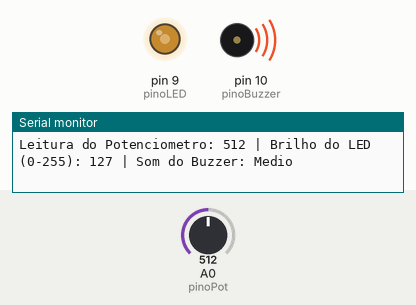
Simulated run of this sketch. Board: Arduino Uno, built with avr-gcc and run on an emulated ATmega328P. On the bench: output pins drawn as LEDs (lit = HIGH), buzzer (waves = sounding), the last lines printed to the serial monitor. The test bench sets the inputs (shaded band); at power-on: A0 (pinoPot) = 512.

Above: at 1.2 s.
1.3 s: A0 (pinoPot) set to 306
At 2.6 s:
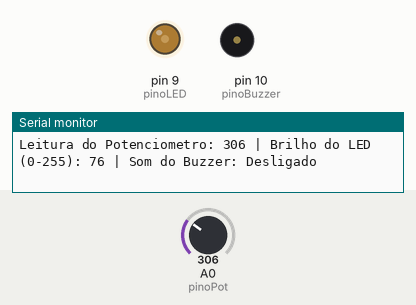
2.9 s: A0 (pinoPot) set to 90
At 3.5 s:
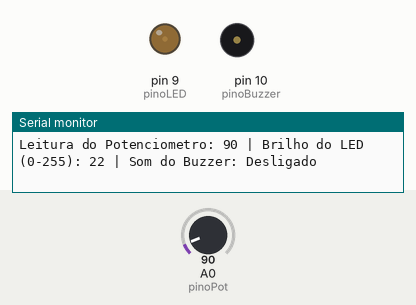
4.4 s: A0 (pinoPot) set to 900
At 5.2 s:
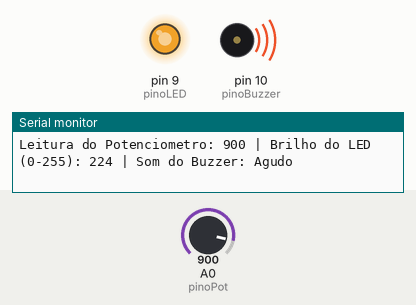
5.9 s: A0 (pinoPot) set to 0
At 6.8 s:
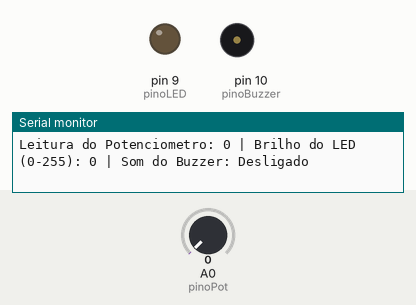
7.4 s: A0 (pinoPot) set to 716
At 7.7 s:
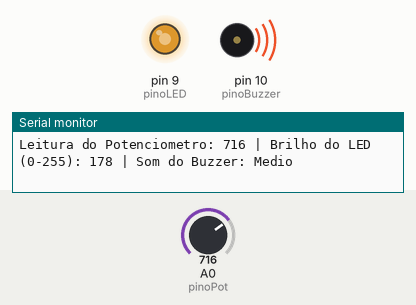
8.9 s: A0 (pinoPot) set to 511
At 9.4 s:
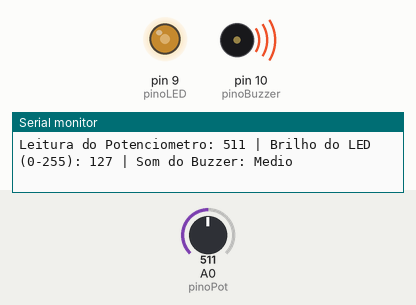
Timing chart, 0 to 11.4 s (numbered marks = the images above; inputs shaded):
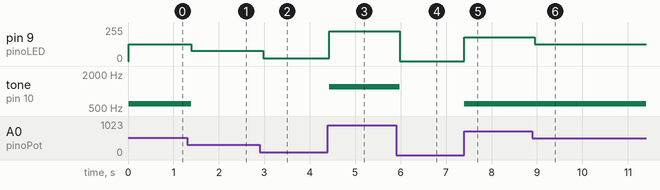

The sketch:

16_C.ino
```cpp
// 16° Projeto(c): Potenciômetro
// Gabriel Sassati da Costa


/* Constantes do pino: utilizar 'const int' documenta a função de
cada pino e evita alterações acidentais durante a execucção do programa. */
const int pinoPot = A0; // Entrada analógica (0..5V -> 0..1023 no ADC de 10 bits)
const int pinoLED = 9; // Saída PWM (resolução padrão de 8 bits: 0..255) para brilho do LED
const int pinoBuzzer = 10; /* Mesmo que as funções tone() e noTone() aceitem diretamnete o numero do
pino (por exemplo, tone(10, 1000)), ainda é uma boa prática declarar uma constante para representar
esse pino.*/

/* Variável global de leitura: a variável 'valorPot' armazena a leitura bruta do ADC (10 bits) e é mantida
como global para facilitar seu uso em diferentes partes do código. */
int valorPot = 0;

void setup() {
  pinMode(pinoLED, OUTPUT);
  pinMode(pinoBuzzer, OUTPUT);
  pinMode(pinoPot, INPUT);

  Serial.begin(9600);
  Serial.println("=== Sistema inciado ===");
  Serial.println("Gire o potenciômetro para controlar o brilho do LED");
}

void loop() {
/*
   Leitura analógica (ADC de 10 bits): O comandfo analogRead(pinoPot) realiza a amostragem da tensão presente no
pino A0 e converte esse valor em número inteiro de 10 bits, dentro do intervalo de 0 a 1023.
   - 0 representa aproximadamente 0V
   - 1023 representa aproximadamente Vref (geralmente 5V ou 3,3V, dependendo da placa utilizada)
   Observação: o intervalo de 0 a 1023 corresponde a 1024 níveis possíveis (resolução de 10 bits = 2^10).
*/
  valorPot = analogRead(pinoPot);

  /*
  Reescaça de 10 bits para 8 bits (PWM):
  Por que reescalar?
   - O ADC fornece uma leitura de 10 bits: 0 a 1023 (medida de tensão)
   - O PWM do comando analogWrite() utiliza resolução de 8 bits: 0 a 255 (duty cycle do temporizador)
  Portando, realizamos uma conversão linear da faixa de entrada (0 a 1023) para a faixa de saída (0 a 255).

  Fórmula usada pela função map() (conceito):
   out = (in - in_min) * (out_max - out_min) / (in_max - in_min) + out_min

  Aplicando aos nossos limites:
   in_min = 0, in_max = 1023, out_min = 0, out_max = 255
   exemplo: in = 512 -> out ~ 128 (metade do brilho)

  Detalhes de implementação:
   - A função map() retorna um valor do tipo long; ao armazená-lo em uma variável do tipo int, o valor permance
   correto dentro da faixa de 0 a 255.
   - O PWM de 8 bits gera 256 níveis de duty cycle (0 a 255), onde:
     0 -> 0% (sempre desligado)
     255 -> 100% (sempre ligado durante o período do PWM)
*/
  int valorLed = map(valorPot, 0, 1023, 0, 255);

/*
Escrita PWM (8 bits) no LED: analogWrite(pinoLEDm valorLed) ajustao duty cycle do PWM no pino D9. Isso controla o
brilho percebido do LED de forma proporcional ao valor 0..255.
*/
  analogWrite(pinoLED, valorLed);

  /*
Acionamento do buzzer por FAIXAS de brilho.
  Estrutura e critério:
  - Primeiro, é testada a faixa mais alta (valorLed > 200).
  - Em seguida, a faixa intermediária (valorLed > 100).
  - Por fim, o bloco else cobre os valores de 0 a 100.

  A ordem é propositalmente decrescente: ao avaliar primeiro as faixas mais altas, evitamos sobreposição de
condições e garantimos que apenas um bloco seja executado. Assim, o fluxo lógico permanece determinístico (isto é,
com um único resultado possível para cada valor analisado).

Por que usar o operador '>' e faixas em vez de igualdade ('==')?
  - A leitura analógica não é estável; variações elétricas, ruídos e pequenas tolerâncias nos componentes fazem o
valor oscilar constantemente.
  - Comparar um valor exato (por exemplo, valorLed == 200) tornaria o buzzer intermitente, ligando e desligando
rapidamente conforme o valor flutua.
  - Definir intervalos (faixas) cria zonas de operação estáveis, permitindo uma resposta mais previsível e agradável.
Por que a faixa "acima de 200" é considerada alta e "acima de 100" intermediária?
  - O valor máximo possível de PWM é 255 (8 bits).
  - 200 representa cerca de 78% do valor máximo (200 / 255 ~ 0,78), ou seja, um nível de brilho e intensidade
próximos ao limite superior — por isso, é classificado como a faixa "alta".
  - 100 representa cerca de 39% do valor máximo (100 / 255 ~ 0,39), ou seja, um brilho moderado, no meio da
escala — por isso, é a faixa "média".
  - Valores abaixo de 100 (menores que ~40% do brilho máximo) são considerados baixos e, portanto, o buzzer
permanece desligado.

  Intervalos resultantes com base nos comparadores usados:
  - Faixa alta: valorLed & [201..255] -> tom agudo (1200 Hz)
  - Faixa média: valorLed & [101..200] -> tom médio (600 Hz)
  - Faixa baixa: valorLed & [0..100] -> buzzer desligado

*Observação: Os limiares de 100 e 200 são referências didáticas, escolhidas para dividir a escala de 0 a 255 em três
zonas bem perceptíveis. Em aplicações práticas, esses limites podem ser ajustados de acordo com o tipo de sensor, a
resposta do atuador ou o conforto auditivo desejado.
*/
  if (valorLed > 200) {
    tone(pinoBuzzer, 1200); // Faixa ALTA: frequência maior (som mais agudo)
}
  else if (valorLed > 100) {
    tone(pinoBuzzer, 600); // Faixa MEDIA: frequência intermediaria
}
  else {
    noTone(pinoBuzzer); // Faixa BAIXA: sem emissão sonora
}

  /* Saída no Monitor Serial (diagnóstico coerente com as faixas acima): A impressão textual reflete exatamente a
mesma lógica de faixas utilizada no bloco do buzzer. Mantém-se uma correspondência direta (1:1) entre cada
condição e seu respectivo rótulo, evitando inconsistências entre o som emitido e a mensagem exibida na saída serial.
*/

  Serial.print("Leitura do Potenciometro: ");
  Serial.print(valorPot);
  Serial.print(" | Brilho do LED (0-255): ");
  Serial.print(valorLed);
  Serial.print(" | Som do Buzzer: ");
  if (valorLed > 200) {
    Serial.println("Agudo");
}
  else if (valorLed > 100) {
    Serial.println("Medio");
}
  else {
    Serial.println("Desligado");
}

  /* Ritmo de atualização: delay(100) reduz a taxa de impressão e suaviza a observação dos valores. Ajustável
conforme necessidade (p.ex., 50 ms para resposta mais rápida). */
delay(100);
}
```

Measured:
- after the input at 1.3 s, pin 9 (pinoLED): 127/255 → 76/255 after 0.09 s; tone on pin 10 (pinoBuzzer): 600 Hz → silent after 0.09 s
- after the input at 2.9 s, pin 9 (pinoLED): 76/255 → 22/255 after 0.08 s
- after the input at 4.4 s, pin 9 (pinoLED): 22/255 → 224/255 at once; tone on pin 10 (pinoBuzzer): silent → 1200 Hz at once
- after the input at 5.9 s, pin 9 (pinoLED): 224/255 → 0/255 after 0.08 s; tone on pin 10 (pinoBuzzer): 1200 Hz → silent after 0.08 s
- after the input at 7.4 s, pin 9 (pinoLED): 0/255 → 178/255 at once; tone on pin 10 (pinoBuzzer): silent → 600 Hz at once
- after the input at 8.9 s, pin 9 (pinoLED): 178/255 → 127/255 after 0.05 s
